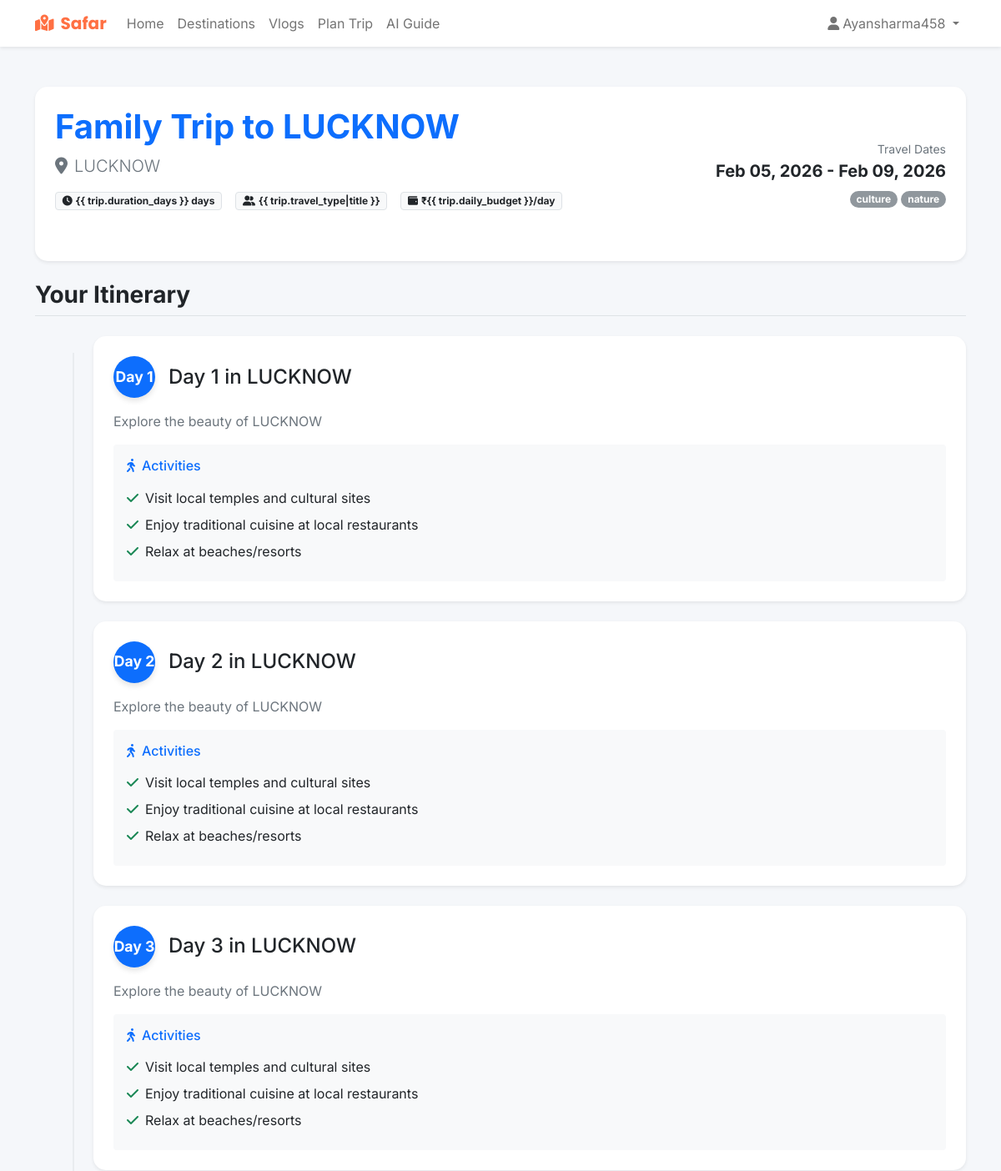
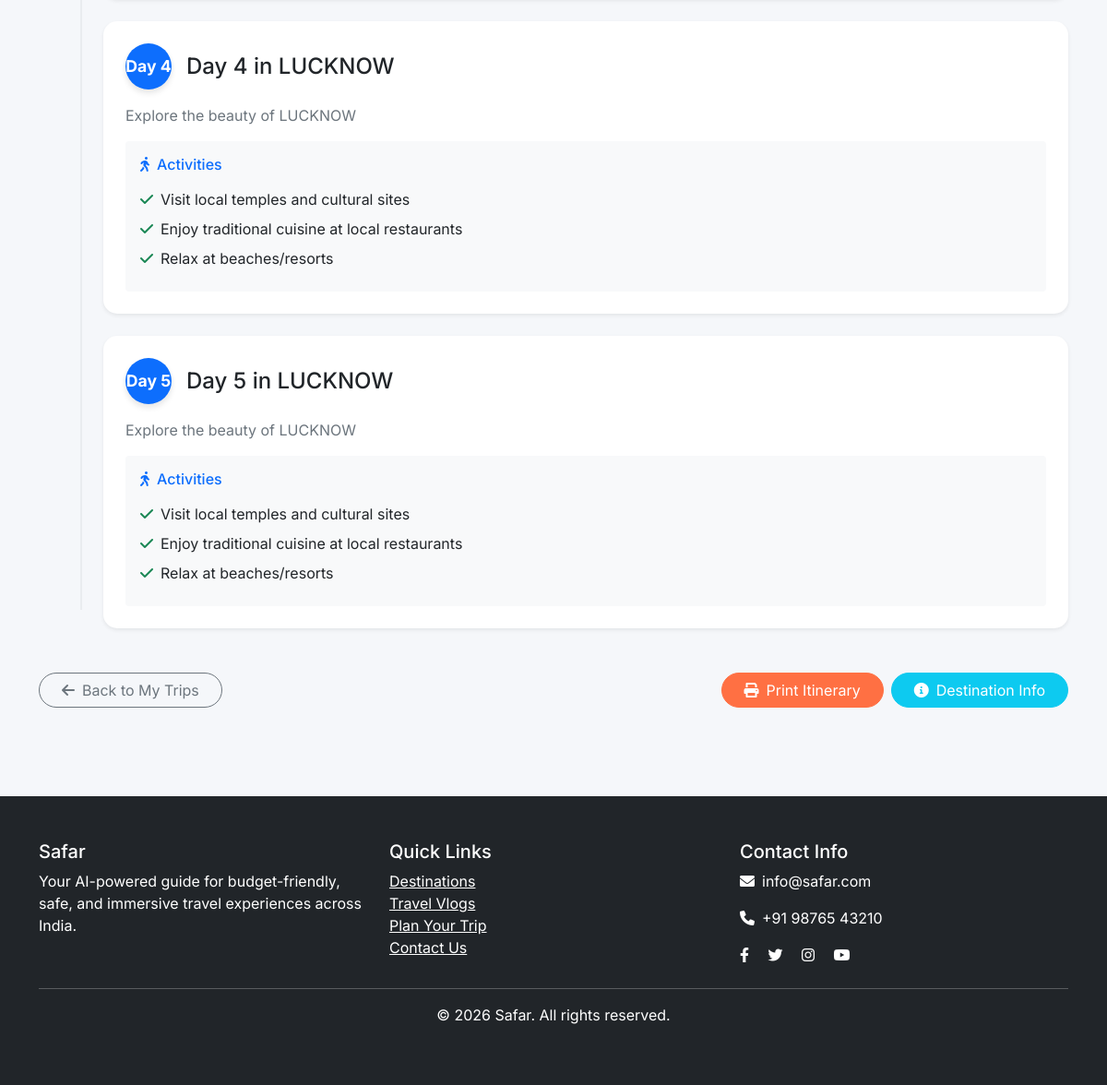
The page /trips/6/ (signed in) on the database its author committed (2 pictures, top to bottom).
### home/models.py (models this page shows, shortened)
class Trip(models.Model):
    TRIP_STATUS = [
        ('planned', 'Planned'),
        ('ongoing', 'Ongoing'),
        ('completed', 'Completed'),
        ('cancelled', 'Cancelled'),
    ]
    user = models.ForeignKey(User, on_delete=models.CASCADE, related_name='trips')
    destination = models.ForeignKey(Destination, on_delete=models.CASCADE)
    title = models.CharField(max_length=200)
    description = models.TextField(blank=True)
    start_date = models.DateField()
    end_date = models.DateField()
    duration_days = models.PositiveIntegerField()
    travelers_count = models.PositiveIntegerField(default=1)
    daily_budget = models.DecimalField(max_digits=8, decimal_places=2)
    total_budget = models.DecimalField(max_digits=10, decimal_places=2)
    travel_type = models.CharField(max_length=50, help_text="e.g., Family, Solo, Couple")
    interests = models.JSONField(default=list, help_text="List of interests")
    status = models.CharField(max_length=20, choices=TRIP_STATUS, default='planned')
    rating = models.PositiveIntegerField(null=True, blank=True,
                                       validators=[MinValueValidator(1), MaxValueValidator(5)])
    created_at = models.DateTimeField(auto_now_add=True)
    updated_at = models.DateTimeField(auto_now=True)
    class Meta:
        ordering = ['-created_at']

class Destination(models.Model):
    name = models.CharField(max_length=100, unique=True)
    tagline = models.CharField(max_length=200)
    description = models.TextField()
    type = models.CharField(max_length=100, help_text="e.g., Family, Honeymoon, Adventure")
    budget = models.CharField(max_length=20, choices=[
        ('Low', 'Low Budget'),
        ('Medium', 'Medium Budget'),
        ('High', 'Luxury Budget')
    ])
    best_time = models.CharField(max_length=100)
    bad_time = models.CharField(max_length=100, blank=True)
    state_image = models.URLField(help_text="URL to destination image")
    state_image = models.URLField(help_text="URL to destination image")
    languages = models.CharField(max_length=200, help_text="Comma-separated languages (e.g. English, Hindi)", default="")
    stay_cost = models.DecimalField(max_digits=8, decimal_places=2, help_text="Average cost per night")
    food_cost = models.DecimalField(max_digits=8, decimal_places=2, help_text="Average cost per day")
    transport_cost = models.DecimalField(max_digits=8, decimal_places=2, help_text="Average transport cost")
    activities_cost = models.DecimalField(max_digits=8, decimal_places=2, help_text="Average activities cost")
    created_at = models.DateTimeField(auto_now_add=True)
    updated_at = models.DateTimeField(auto_now=True)
    class Meta:
        ordering = ['name']

class TripDay(models.Model):
    trip = models.ForeignKey(Trip, on_delete=models.CASCADE, related_name='days')
    day_number = models.PositiveIntegerField()
    title = models.CharField(max_length=200)
    description = models.TextField(blank=True)
    activities = models.JSONField(default=list, help_text="List of activities for the day")
    class Meta:
        ordering = ['day_number']
        unique_together = ['trip', 'day_number']

### home/views.py (the view)
# urls.py: path('trips/<int:pk>/', views.TripDetailView.as_view(), name='trip_detail'),
class TripDetailView(LoginRequiredMixin, DetailView):
    model = Trip
    template_name = 'home/trip_detail.html'
    context_object_name = 'trip'
    def get_queryset(self):
        return Trip.objects.filter(user=self.request.user).prefetch_related('days', 'destination')

### home/templates/home/trip_detail.html (shortened to what this page needs)
{% extends 'home/base.html' %}
{% block content %}
<div class="container py-5">
    <div class="row mb-4">
        <div class="col-12">
            <div class="card shadow-sm">
                <div class="card-body p-4">
                    <div class="row align-items-center">
                        <div class="col-md-8">
                            <h1 class="card-title fw-bold text-primary mb-2">{{ trip.title }}</h1>
                            <p class="lead text-muted mb-3">
                                <i class="fas fa-map-marker-alt me-2"></i>{{ trip.destination.name }}
                            </p>
                            <div class="d-flex flex-wrap gap-3">
                                <span class="badge bg-light text-dark border"><i class="fas fa-clock me-1"></i>{{
                                    trip.duration_days }} days</span>
                                <span class="badge bg-light text-dark border"><i class="fas fa-user-friends me-1"></i>{{
                                    trip.travel_type|title }}</span>
                                <span class="badge bg-light text-dark border"><i class="fas fa-wallet me-1"></i>₹{{
                                    trip.daily_budget }}/day</span>
                                <span class="badge bg-{{ trip.status|lower }}">{{ trip.status|title }}</span>
                            </div>
                        </div>
                        <div class="col-md-4 text-md-end mt-3 mt-md-0">
                            <div class="text-muted small mb-1">Travel Dates</div>
                            <h5 class="fw-bold">{{ trip.start_date|date:"M d, Y" }} - {{ trip.end_date|date:"M d, Y" }}
                            </h5>
                            {% if trip.interests %}
                            <div class="mt-2">
                                {% for interest in trip.interests %}
                                <span class="badge bg-secondary opacity-75 rounded-pill">{{ interest }}</span>
                                {% endfor %}
                            </div>
                            {% endif %}
                        </div>
                    </div>
                </div>
            </div>
        </div>
    </div>
    <div class="row">
        <div class="col-12">
            <h3 class="mb-4 fw-bold text-dark border-bottom pb-2">Your Itinerary</h3>
            <div class="timeline">
                {% for day in trip.days.all %}
                <div class="timeline-item mb-4">
                    <div class="card border-0 shadow-sm hover-shadow transition-all">
                        <div class="card-body p-4">
                            <div class="d-flex align-items-center mb-3">
                                <div class="day-badge bg-primary text-white rounded-circle d-flex align-items-center justify-content-center me-3"
                                    style="width: 50px; height: 50px; font-weight: bold;">
                                    Day {{ day.day_number }}
                                </div>
                                <h4 class="mb-0 text-dark">{{ day.title }}</h4>
                            </div>
                            <p class="text-muted mb-3">{{ day.description }}</p>
                            {% if day.activities %}
                            <div class="bg-light p-3 rounded">
                                <h6 class="text-primary mb-3"><i class="fas fa-walking me-2"></i>Activities</h6>
                                <ul class="list-unstyled mb-0">
                                    {% for activity in day.activities %}
                                    <li class="mb-2"><i class="fas fa-check text-success me-2"></i>{{ activity }}</li>
                                    {% endfor %}
                                </ul>
                            </div>
                            {% endif %}
                        </div>
                    </div>
                </div>
                {% endfor %}
            </div>
        </div>
    </div>
    <div class="row mt-4 no-print">
        <div class="col-12">
            <div class="d-flex justify-content-between">
                <a href="{% url 'home:my_trips' %}" class="btn btn-outline-secondary rounded-pill px-4">
                    <i class="fas fa-arrow-left me-2"></i>Back to My Trips
                </a>
                <div class="d-flex gap-2">
                    <button class="btn btn-primary rounded-pill px-4" onclick="printItinerary()">
                        <i class="fas fa-print me-2"></i>Print Itinerary
                    </button>
                    <a href="{% url 'home:destination_detail' trip.destination.pk %}"
                        class="btn btn-info text-white rounded-pill px-4">
                        <i class="fas fa-info-circle me-2"></i>Destination Info
                    </a>
                </div>
            </div>
        </div>
    </div>
</div>
{% endblock %}

### home/templates/home/base.html (shortened to what this page needs)
<!DOCTYPE html>
<html lang="en">
<head>
    <link href="https://cdn.jsdelivr.net/npm/bootstrap@5.1.3/dist/css/bootstrap.min.css" rel="stylesheet">
    <link rel="stylesheet" href="https://cdnjs.cloudflare.com/ajax/libs/font-awesome/6.0.0/css/all.min.css">
</head>
<body>
    <nav class="navbar navbar-expand-lg navbar-light bg-white shadow-sm">
        <div class="container">
            <a class="navbar-brand" href="{% url 'home:index' %}">
                <i class="fas fa-map-marked-alt me-2"></i>Safar
            </a>
            <div class="collapse navbar-collapse" id="navbarNav">
                <ul class="navbar-nav me-auto">
                    <li class="nav-item">
                        <a class="nav-link" href="{% url 'home:index' %}">Home</a>
                    </li>
                    <li class="nav-item">
                        <a class="nav-link" href="{% url 'home:destinations' %}">Destinations</a>
                    </li>
                    <li class="nav-item">
                        <a class="nav-link" href="{% url 'home:vlogs' %}">Vlogs</a>
                    </li>
                    {% if user.is_authenticated %}
                    <li class="nav-item">
                        <a class="nav-link" href="{% url 'home:trip_planner' %}">Plan Trip</a>
                    </li>
                    {% endif %}
                    <li class="nav-item">
                        <a class="nav-link" href="{% url 'home:ai_guide' %}">AI Guide</a>
                    </li>
                </ul>
                <ul class="navbar-nav">
                    {% if user.is_authenticated %}
                    <li class="nav-item dropdown">
                        <a class="nav-link dropdown-toggle" href="#" id="userDropdown" role="button"
                            data-bs-toggle="dropdown">
                            <i class="fas fa-user me-1"></i>{{ user.username }}
                        </a>
                    </li>
                    {% endif %}
                </ul>
            </div>
        </div>
    </nav>
    <main>
        {% block content %}{% endblock %}
    </main>
    <footer class="bg-dark text-white py-5 mt-5">
        <div class="container">
            <div class="row">
                <div class="col-md-4">
                    <h5>Safar</h5>
                    <p>Your AI-powered guide for budget-friendly, safe, and immersive travel experiences across India.
                    </p>
                </div>
                <div class="col-md-4">
                    <h5>Quick Links</h5>
                    <ul class="list-unstyled">
                        <li><a href="{% url 'home:destinations' %}" class="text-white">Destinations</a></li>
                        <li><a href="{% url 'home:vlogs' %}" class="text-white">Travel Vlogs</a></li>
                        <li><a href="{% url 'home:trip_planner' %}" class="text-white">Plan Your Trip</a></li>
                        <li><a href="{% url 'home:contact' %}" class="text-white">Contact Us</a></li>
                    </ul>
                </div>
                <div class="col-md-4">
                    <h5>Contact Info</h5>
                    <p><i class="fas fa-envelope me-2"></i>info@safar.com</p>
                    <p><i class="fas fa-phone me-2"></i>+91 98765 43210</p>
                    <div class="social-links">
                        <a href="#" class="text-white me-3"><i class="fab fa-facebook-f"></i></a>
                        <a href="#" class="text-white me-3"><i class="fab fa-twitter"></i></a>
                        <a href="#" class="text-white me-3"><i class="fab fa-instagram"></i></a>
                        <a href="#" class="text-white"><i class="fab fa-youtube"></i></a>
                    </div>
                </div>
            </div>
            <hr>
            <div class="text-center">
                <p>&copy; 2026 Safar. All rights reserved.</p>
            </div>
        </div>
    </footer>
</body>
</html>

### home/templates/home/base.html (style rules this page uses)
:root { --primary: #FF7043; --secondary: #29B6F6; --dark: #263238; --light: #F5F7FA; --white: #FFFFFF; --success: #66BB6A; --danger: #EF5350; }
body { font-family: 'Inter', sans-serif; background-color: var(--light); }
.navbar-brand { font-family: 'Poppins', sans-serif; font-weight: 700; color: var(--primary) !important; }
.btn-primary { background-color: var(--primary); border-color: var(--primary); }
.card { border: none; box-shadow: 0 4px 6px rgba(0, 0, 0, 0.1); transition: transform 0.3s; }

### home/templates/home/trip_detail.html (style rules this page uses)
.timeline { position: relative; padding-left: 20px; }
.timeline:before { content: ''; position: absolute; left: 45px; top: 20px; bottom: 20px; width: 2px; background: #e9ecef; }
.timeline-item { position: relative; padding-left: 50px; }
.day-badge { font-size: 1.1rem; box-shadow: 0 4px 6px rgba(0, 0, 0, 0.1); z-index: 1; position: relative; }
.transition-all { transition: all 0.3s ease; }
.card { border-radius: 15px; }

### rows shown on the page
Trip: title "Family Trip to LUCKNOW", destination.name "LUCKNOW", start_date "Feb 05, 2026", end_date "Feb 09, 2026"
TripDay: day_number "1", title "Day 1 in LUCKNOW", description "Explore the beauty of LUCKNOW", activities "Visit local temples and cultural sites" "Enjoy traditional cuisine at local restaurants" "Relax at beaches/resorts"
TripDay: day_number "2", title "Day 2 in LUCKNOW", description "Explore the beauty of LUCKNOW", activities "Visit local temples and cultural sites" "Enjoy traditional cuisine at local restaurants" "Relax at beaches/resorts"
TripDay: day_number "3", title "Day 3 in LUCKNOW", description "Explore the beauty of LUCKNOW", activities "Visit local temples and cultural sites" "Enjoy traditional cuisine at local restaurants" "Relax at beaches/resorts"
TripDay: day_number "4", title "Day 4 in LUCKNOW", description "Explore the beauty of LUCKNOW", activities "Visit local temples and cultural sites" "Enjoy traditional cuisine at local restaurants" "Relax at beaches/resorts"
TripDay: day_number "5", title "Day 5 in LUCKNOW", description "Explore the beauty of LUCKNOW", activities "Visit local temples and cultural sites" "Enjoy traditional cuisine at local restaurants" "Relax at beaches/resorts"

### other values the page prints
{{ user.username }} "Ayansharma458"
{{ interest }} "culture" "nature"
